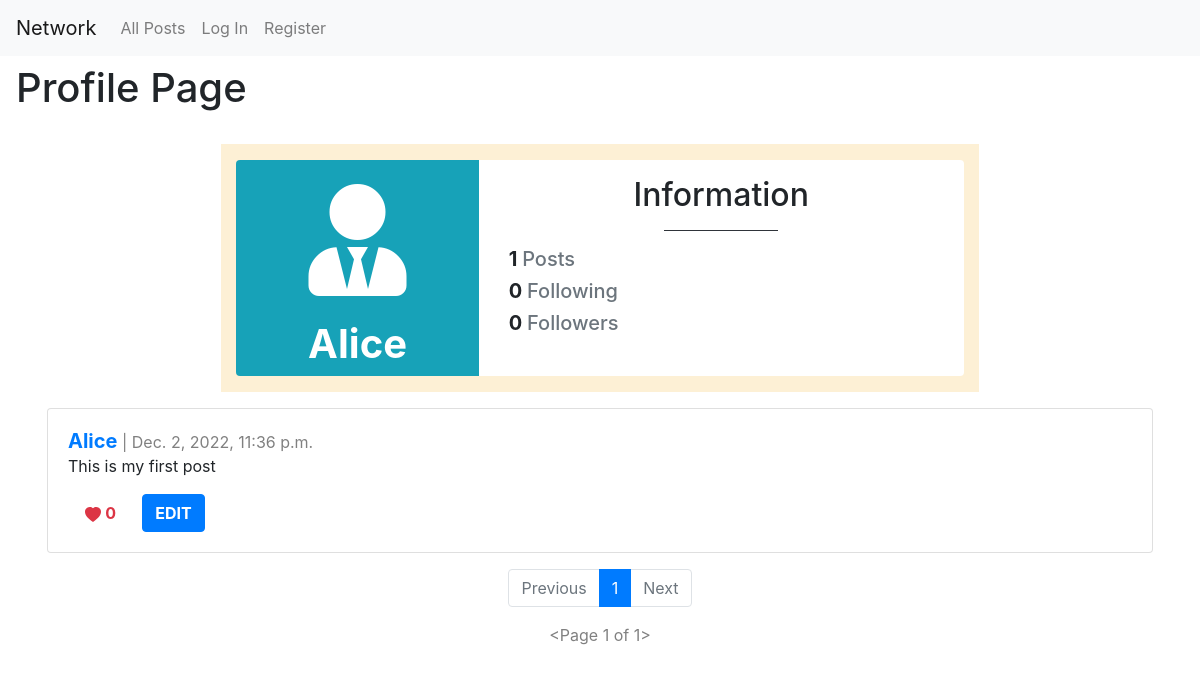
Before: /profilePage/user1 with the older database file.
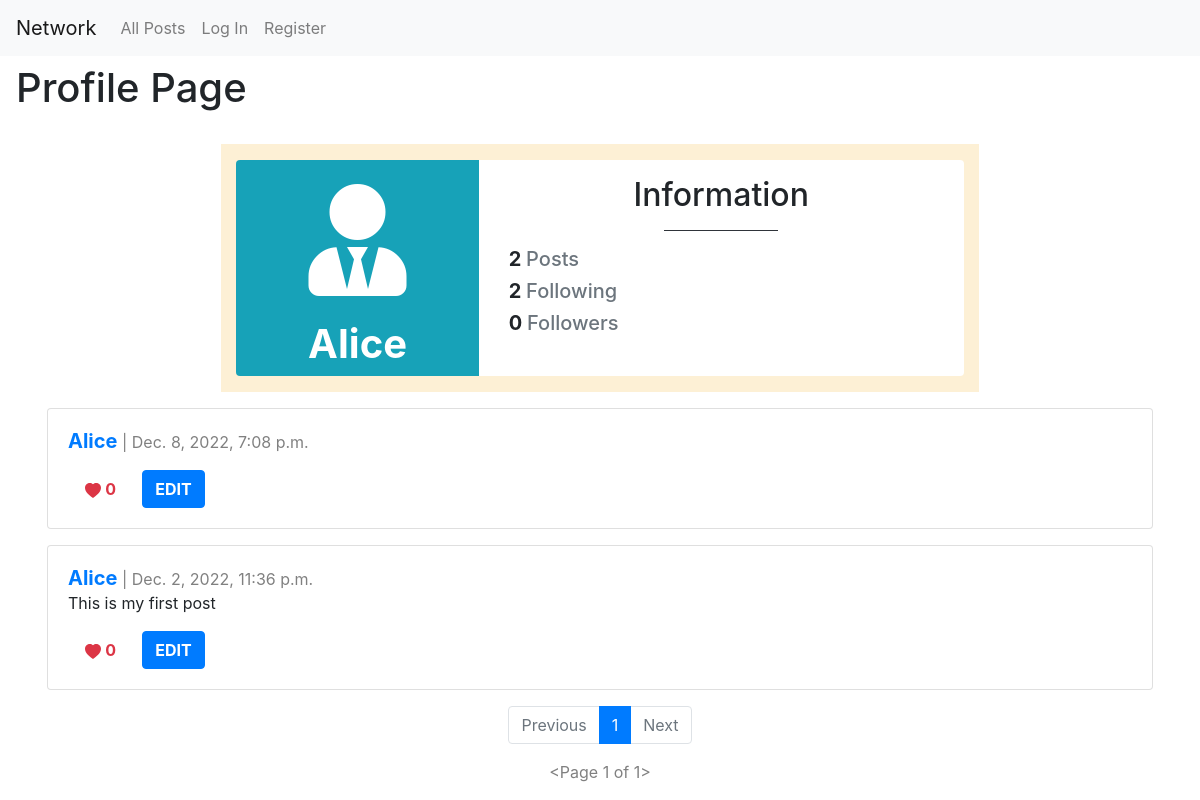
After: the same page with the newer database file.
### network/models.py (models this page shows, shortened)
class Post(models.Model):
    author = models.ForeignKey("User", on_delete=models.CASCADE, related_name="user")
    description = models.CharField(max_length=1000)
    timestamp = models.DateTimeField(auto_now_add=True)
    like = models.IntegerField()

class User(AbstractUser):
    pass

### network/views.py (the view)
# urls.py: path("profilePage/user<int:user_id>", views.profilePage, name="profilePage"),
def profilePage(request, user_id):
    user = User.objects.get(pk=user_id) # User from the card
    posts = Post.objects.filter(author=user).order_by("id").reverse()
    following = Follow.objects.filter(user=user)
    follower = Follow.objects.filter(followedUser=user)
    try:
        checkingFollow = follower.filter(user=User.objects.get(pk=request.user.id))
        if len(checkingFollow) != 0:
            isFollowing = True
        else:
            isFollowing = False
    except:
        isFollowing = False
    p = Paginator(posts, 10)
    pageNumber = request.GET.get('page')
    postsPage = p.get_page(pageNumber)
    return render(request, "network/profile.html", {
        "posts": posts,
        "p": p,
        "postsPage": postsPage,
        "username": user.username,
        "userProfile": user,
        "following": following,
        "follower": follower,
        "isFollowing": isFollowing
    })

### network/templates/network/profile.html (shortened to what the changed rows need)
{% extends "network/layout.html" %}
{% block body %}
<div class="main-title">
    <h1>Profile Page</h1>
</div>
<div class="main-content">
    <div class="row d-flex justify-content-center">
        <div class="col-md-10 col-lg-8 mt-3" style="background: #fdf0d5">
            <div class="row">
                <div class="col-sm-4 bg-info rounded-left">
                    <div class="card-block text-center text-white">
                        <h1 class="font-weight-bold mt-4">{{username}}</h1>
                    </div>
                </div>
                <div class="col-sm-8 bg-white rounded-right">
                    <h2 class="mt-3 text-center">Information</h2>
                    <div class="row">
                        <div class="col-sm-12">
                            <h5><strong>{{ p.count }} </strong><span class="text-muted"> Posts</span></h5>
                        </div>
                        <div class="col-sm-12">
                            <h5><strong>{{ following.count }} </strong><span class="text-muted">Following</span></h5>
                        </div>
                    </div>
                </div>
            </div>
        </div>
    </div>
    {% for post in postsPage %}
    <div class="row">
        <div class="col">
            <div class="card h-100" id="post-grid">
                <div class="card-body">
                    <h5 style="display: inline" class="card-title"><a href="{% url 'profilePage' user_id=post.author.id %}"><strong>{{ post.author }}</strong></a></h5>
                    <div style="display: inline; color: gray;" class="card-date"> | {{ post.timestamp }}</div>
                    <p class="card-text">{{ post.description }}</p>
                    <div class="card-buttonsContainer">
                        <div align="left" class="card-button">
                            <button id="heartButton" type="submit" name="heartButton" class="btn btn-outline-danger">
                                <svg xmlns="http://www.w3.org/2000/svg" width="16" height="16" fill="currentColor"
                                    class="bi bi-heart-fill" viewBox="0 0 16 16">
                                    <path fill-rule="evenodd"
                                        d="M8 1.314C12.438-3.248 23.534 4.735 8 15-7.534 4.736 3.562-3.248 8 1.314z" />
                                </svg>
                                <strong>{{ post.like }}</strong>
                            </button>
                        </div>
                        <div align="right" class="card-button">
                            <a class="btn btn-primary" href="" role="button"><strong>EDIT</strong></a>
                        </div>
                    </div>
                </div>
            </div>
        </div>
    </div>
    {% endfor %}
    <nav aria-label="...">
        <ul class="pagination d-flex justify-content-center">
            {% for pageNumber in postsPage.paginator.page_range %}
                {% if postsPage.number == pageNumber %}
                    <li class="page-item active" aria-current="page">
                        <a class="page-link">{{pageNumber}}</a>
                    </li>
                {% else %}
                    <a href="?page={{ pageNumber }}" class="page-link">
                        {{ pageNumber }}
                    </a>
                {% endif %}
            {% endfor %}
        </ul>
    </nav>
</div>
{% endblock %}

Changed rows visible on the page:
added Post: author "Alice", timestamp "Dec. 8, 2022, 7:08 p.m.", like "0"
Other visible differences:
{{ p.count }}: "1" → "2"
{{ following.count }}: "0" → "2"
